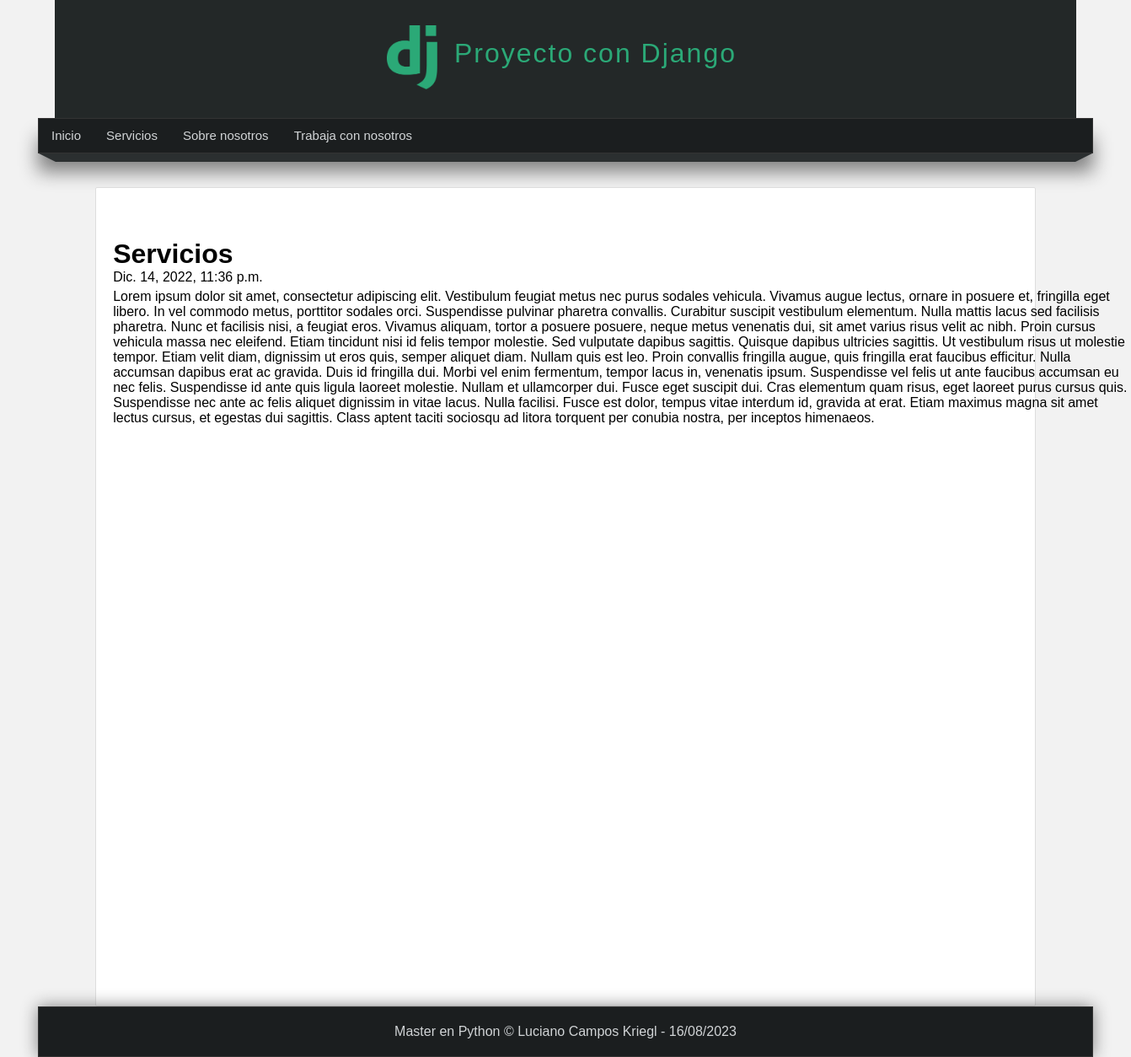
Page /pagina/servicios on the committed database.
### pages/models.py (models this page shows, shortened)
class Page(models.Model):
    title = models.CharField(max_length=50, verbose_name='Titulo')
    content = models.TextField(verbose_name='Contenido')
    slug = models.CharField(unique=True, max_length=150, verbose_name='URL amigable')
    visible = models.BooleanField(verbose_name='¿Visible?')
    created_at = models.DateTimeField(auto_now_add=True, verbose_name='Creado el')
    updated_at = models.DateTimeField(auto_now=True, verbose_name='Actualizado el')
    class Meta:
        verbose_name = 'Página'
        verbose_name_plural = 'Páginas'

### pages/views.py (the view)
# urls.py: path('pagina/<str:slug>', page_view.page, name="page"),
def page(request, slug):
    page = Page.objects.get(slug=slug)
    return render(request, "pages/page.html", {
        "page" : page
    })

### pages/context_processors.py (called while the page is built)
def get_pages(request):
    pages = Page.objects.values_list('id', 'title', 'slug')
    return {
        'pages' : pages
    }

### pages/templates/pages/page.html (shortened to what this page needs)
{% extends "layouts/layout.html" %}
{% block content %}
    <h1> {{page.title}} </h1>
    <span>{{page.created_at}}</span>
    <p>
        {{page.content}}
    </p>
{% endblock %}

### pages/templates/layouts/layout.html (shortened to what this page needs)
<!DOCTYPE html>
<html lang="en">
<head>
    {% load static %}
    <link rel="stylesheet" href="{% static 'css/styles.css' %}">
</head>
<body>
    <header>
        <div id='logotipo'>
            <img id="image" src="{% static 'images/logo.png' %}">
            <h1>Proyecto con Django </h1>
        </div>
    </header>
    <nav>
        <ul>
            <li>
                <a href="{% url 'index' %}">Inicio</a>
            </li>
        </ul>
        <ul>
            {% for page in pages %}
                <li>
                    <a href="#">{{page.1}}</a>
                </li>
            {% endfor%}
        </ul>
    </nav>
    <div class="barra">
        <span class="esquina-izquierda"></span>
        <span class="relleno-barra"></span>
        <span class="esquina-derecha"></span>
    </div>
  <div class="box">
    <div id="content">
        {% block content%}{% endblock %}
    </div>
    </div>
<footer>
    Master en Python &copy; Luciano Campos Kriegl - {% now "d/m/Y" %}
</footer>
</body>
</html>

### mainapp/static/css/styles.css (style rules this page uses)
* { margin: 0px; padding: 0px; font-family: sans-serif, Arial, Helvetica; text-decoration: none; }
.box p,.box h2,.box h3, .box ul { margin-top: 5px; margin-bottom: 5px; }
body { background-color: #f2f2f2; }
p { margin-top: 5px; margin-bottom: 5px; }
header { width: 1212px; height: 140px; background-color: #232828; margin: 0 auto; }
#logotipo { width: 35%; height: 130px; margin: 0 auto; padding-top: 10px; }
#logotipo img { display: block; width: 60px; float: left; margin-top: 20px; }
#logotipo h1 { display: black; float: left; margin-top: 35px; margin-left: 20px; letter-spacing: 2px; font-weight: 100; color: #2ba977 }
nav { width: 1250px; height: 40px; margin: 0 auto; background-color: #1B1E1F; border: 1px solid #333333; box-shadow: 0px 22px 22px gray; font-size: 15px; }
nav ul { list-style: none; text-decoration: none; }
nav ul li { line-height: 40px; float: left; }
nav ul li a { display: block; padding-left: 15px; padding-right: 15px; color: #D1D4D6; }
.barra { width:1250px; margin: 0 auto; }
.esquina-izquierda { display: block; border-left: 20px solid transparent; border-top: 10px solid #2B2F30; float: left; }
.esquina-derecha { display: block; border-right: 20px solid transparent; border-top: 10px solid #2B2F30; float: right; }
.relleno-barra { display: block; width: 1210px; height: 10px; background: #2b2f30; float: left; }
#content { width: 1212px; min-height: 30px; margin: 0 auto; margin-bottom: 30px; margin-top: 40px; }
.box { background: white; width: 80%; min-height: 930px; padding: 20px; border: 1px solid #Ddd; border-radius: 2px; margin:0 auto; margin-top: 40px; }
footer { width: 1250px; background-color:#1B1E1F; border: 1px solid #333; color: #D1D4D6; text-align: center; margin: 0 auto; padding-top: 20px; padding-bottom: 20px; box-shadow: 0px 0px 20px gray; }

### rows in the picture
Page: title "Servicios", created_at "Dic. 14, 2022, 11:36 p.m.", content "Lorem ipsum dolor sit amet, consectetur adipiscing elit. Vestibulum feugiat metus nec purus sodales vehicula. Vivamus augue lectus, ornare in posuere et, fringilla eget libero. In vel commodo metus, porttitor sodales orci. Suspendisse pulvinar pharetra convallis. Curabitur suscipit vestibulum elementum. Nulla mattis lacus sed facilisis pharetra. Nunc et facilisis nisi, a feugiat eros. Vivamus aliquam, tortor a posuere posuere, neque metus venenatis dui, sit amet varius risus velit ac nibh. Proin cursus vehicula massa nec eleifend. Etiam tincidunt nisi id felis tempor molestie. Sed vulputate dapibus sagittis. Quisque dapibus ultricies sagittis. Ut vestibulum risus ut molestie tempor. Etiam…"
Page: title "Sobre nosotros"
Page: title "Trabaja con nosotros"
